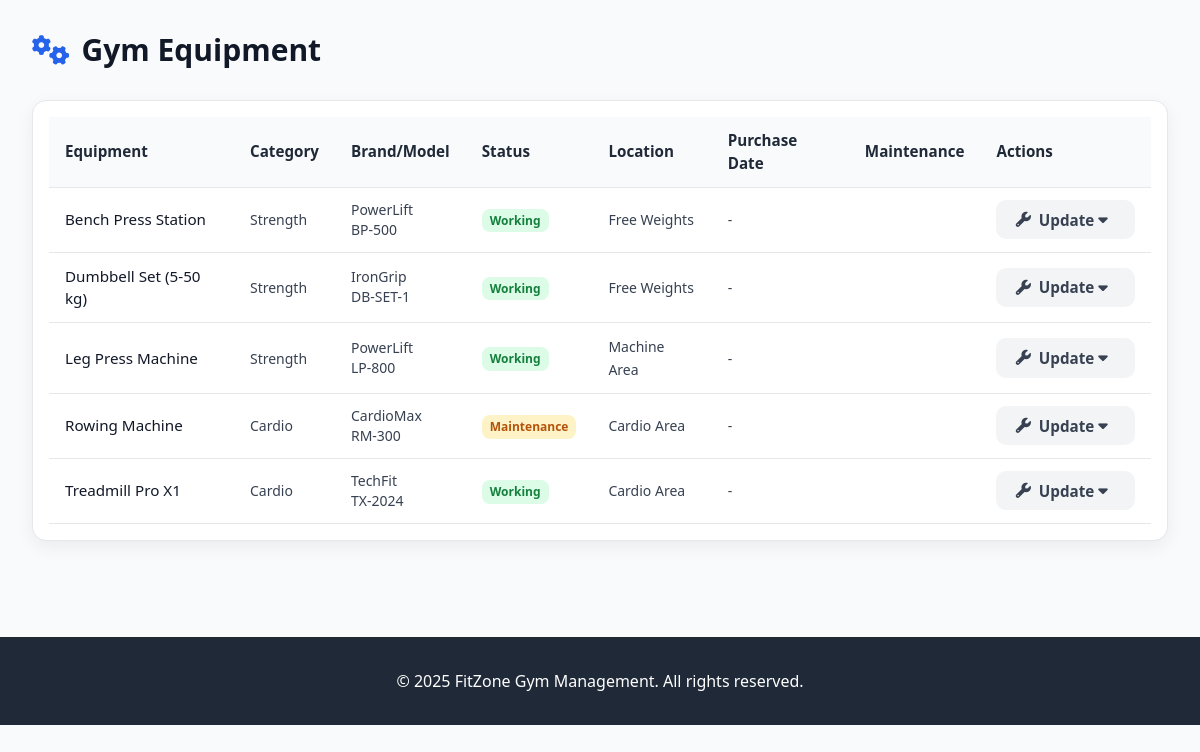
The app's page /trainer/equipment with its own data.
### tables this page shows
CREATE TABLE equipment (
            id INTEGER PRIMARY KEY AUTOINCREMENT,
            name TEXT NOT NULL,
            category TEXT,
            brand TEXT,
            model TEXT,
            purchase_date DATE,
            warranty_end_date DATE,
            status TEXT DEFAULT 'working' CHECK (status IN ('working', 'maintenance', 'out_of_order')),
            last_maintenance_date DATE,
            next_maintenance_date DATE,
            maintenance_notes TEXT,
            location TEXT,
            created_at TIMESTAMP DEFAULT CURRENT_TIMESTAMP
        );

### app/routes/trainer_routes.py (the view)
@trainer_routes_bp.route('/equipment')
def equipment_list():
    try:
        equipment = Equipment.get_all()
        return render_template('trainer/equipment_list.html', equipment=equipment)
    except Exception as e:
        flash(f"Error loading equipment list: {str(e)}", "danger")
        return render_template('admin/equipment_list.html', equipment=[])

### app/models/database.py (called while the page is built)
def get_db_connection(db_path='gym_management.db'):
    conn = sqlite3.connect(db_path)
    conn.row_factory = sqlite3.Row
    conn.execute("PRAGMA foreign_keys = ON")
    return conn

def execute_query(query, params=(), db_path='gym_management.db', fetch=False):
    conn = get_db_connection(db_path)
    cursor = conn.cursor()
    try:
        cursor.execute(query, params)
        if fetch:
            result = cursor.fetchall()
            conn.close()
            return result
        else:
            conn.commit()
            last_id = cursor.lastrowid
            conn.close()
            return last_id
    except Exception as e:
        conn.close()
        try:
            from flask import current_app
            current_app.logger.error(f"DB Error: {e} | Query: {query} | Params: {params}")
        except:
            print(f"DB Error: {e} | Query: {query} | Params: {params}")
        raise

### app/models/equipment.py (called while the page is built)
    @classmethod
    def _from_row(cls, row):
        if not row:
            return None
        fields = [
            "id", "name", "category", "brand", "model",
            "purchase_date", "warranty_end_date", "status",
            "last_maintenance_date", "next_maintenance_date",
            "maintenance_notes", "location", "created_at"
        ]
        row_list = list(row)
        if len(row_list) < len(fields):
            row_list += [None] * (len(fields) - len(row_list))
        if row_list[7] is None:
            row_list[7] = "working"
        return cls(*row_list[:len(fields)])

    @classmethod
    def get_all(cls):
        db_path = current_app.config.get('DATABASE_PATH', 'gym_management.db')
        query = 'SELECT * FROM equipment ORDER BY name'
        results = execute_query(query, (), db_path, fetch=True)
        return [cls._from_row(row) for row in results] if results else []

### app/templates/trainer/equipment_list.html (shortened to what this page needs)
{% extends "base.html" %}
{% block content %}
<div class="flex justify-between items-center mb-8">
    <h1 class="text-3xl font-bold text-gray-900">
        <i class="fas fa-cogs mr-3 text-primary"></i>Gym Equipment
    </h1>
</div>
<div class="card">
    <div class="card-body p-0">
        {% if equipment %}
        <div class="overflow-x-auto">
            <table class="table">
                <thead>
                    <tr>
                        <th>Equipment</th>
                        <th>Category</th>
                        <th>Brand/Model</th>
                        <th>Status</th>
                        <th>Location</th>
                        <th>Purchase Date</th>
                        <th>Maintenance</th>
                        <th>Actions</th>
                    </tr>
                </thead>
                <tbody>
                    {% for item in equipment %}
                    <tr>
                        <td><div class="font-medium text-gray-900">{{ item.name }}</div></td>
                        <td><span class="text-sm">{{ item.category or 'General' }}</span></td>
                        <td>
                            <div class="text-sm">
                                {% if item.brand %}{{ item.brand }}{% endif %}
                                {% if item.model %}<br>{{ item.model }}{% endif %}
                            </div>
                        </td>
                        <td>
                            <span class="badge badge-{{ 'success' if item.status == 'working' else 'warning' if item.status == 'maintenance' else 'danger' }}">
                                {{ item.status|title }}
                            </span>
                        </td>
                        <td><span class="text-sm">{{ item.location or '-' }}</span></td>
                        <td><span class="text-sm">{{ item.purchase_date| datetimeformat('%b %d, %Y') if item.purchase_date else '-' }}</span></td>
                        <td>
                        </td>
                        <td>
                            <div class="relative">
                                <button class="btn btn-secondary text-sm">
                                    <i class="fas fa-wrench mr-1"></i> Update
                                    <i class="fas fa-caret-down ml-1"></i>
                                </button>
                            </div>
                        </td>
                    </tr>
                    {% endfor %}
                </tbody>
            </table>
        </div>
        {% else %}
        <div class="p-8 text-center">
            <i class="fas fa-cogs text-gray-400 text-4xl mb-4"></i>
            <h3 class="text-lg font-medium text-gray-900 mb-2">No equipment found</h3>
            <p class="text-gray-500 mb-4">No equipment available to view right now</p>
        </div>
        {% endif %}
    </div>
</div>
{% endblock %}

### app/templates/trainer/equipment_list.html (style rules this page uses)
.card { background: #fff; border-radius: 14px; border: 1px solid #e5e7eb; box-shadow: 0 6px 18px rgba(0, 0, 0, 0.06); transition: all 0.3s ease-in-out; padding: 1rem; }
.btn { display: inline-flex; align-items: center; justify-content: center; font-weight: 600; border-radius: 10px; transition: all 0.2s ease-in-out; padding: 0.6rem 1.2rem; font-size: 0.95rem; cursor: pointer; }
.btn i { margin-right: 0.5rem; }
.btn-secondary { background-color: #f3f4f6; color: #374151; border: none; }
h1 { color: #111827; }
.text-primary { color: #2563EB; }
table { width: 100%; border-collapse: collapse; }
th, td { padding: 0.75rem 1rem; text-align: left; border-bottom: 1px solid #e5e7eb; vertical-align: middle; font-size: 0.95rem; color: #374151; }
th { background-color: #f9fafb; font-weight: 600; color: #1f2937; }
.badge-success { background-color: #dcfce7; color: #15803d; padding: 0.2rem 0.5rem; border-radius: 8px; font-size: 0.75rem; font-weight: 600; }
.badge-warning { background-color: #fef3c7; color: #b45309; padding: 0.2rem 0.5rem; border-radius: 8px; font-size: 0.75rem; font-weight: 600; }

### app/templates/base.html (style rules this page uses)
.btn { @apply px-4 py-2 rounded-lg font-medium transition-all duration-200 focus:outline-none focus:ring-2 focus:ring-offset-2; }
.btn-secondary { @apply bg-gray-600 text-white hover:bg-gray-700 focus:ring-gray-500; }
.card { @apply bg-white rounded-xl shadow-sm border border-gray-200 overflow-hidden; }
.card-body { @apply p-6; }
.table { @apply w-full border-collapse bg-white rounded-lg overflow-hidden shadow-sm; }
.table thead { @apply bg-gray-50; }
.table th { @apply px-6 py-3 text-left text-xs font-medium text-gray-500 uppercase tracking-wider border-b border-gray-200; }
.table td { @apply px-6 py-4 text-sm text-gray-900 border-b border-gray-200; }
.badge { @apply inline-flex items-center px-2.5 py-0.5 rounded-full text-xs font-medium; }
.badge-success { @apply bg-green-100 text-green-800; }
.badge-warning { @apply bg-yellow-100 text-yellow-800; }

### records on screen
equipment: name "Bench Press Station", category "Strength", brand "PowerLift", model "BP-500", status "Working", location "Free Weights", purchase_date "-"
equipment: name "Dumbbell Set (5-50 kg)", category "Strength", brand "IronGrip", model "DB-SET-1", status "Working", location "Free Weights", purchase_date "-"
equipment: name "Leg Press Machine", category "Strength", brand "PowerLift", model "LP-800", status "Working", location "Machine Area", purchase_date "-"
equipment: name "Rowing Machine", category "Cardio", brand "CardioMax", model "RM-300", status "Maintenance", location "Cardio Area", purchase_date "-"
equipment: name "Treadmill Pro X1", category "Cardio", brand "TechFit", model "TX-2024", status "Working", location "Cardio Area", purchase_date "-"
